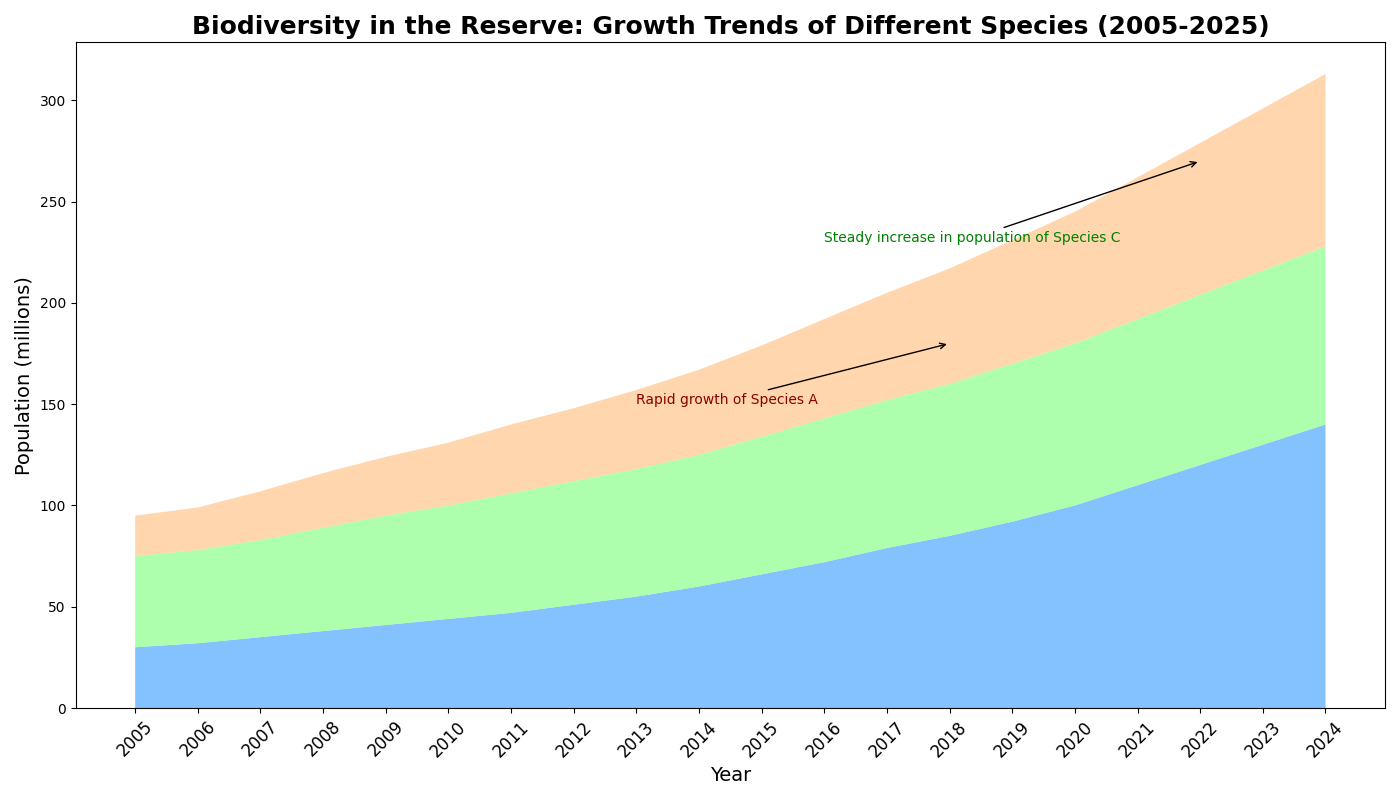

Source code (Python):
import matplotlib.pyplot as plt
import numpy as np

years = np.arange(2005, 2025)

species_a = np.array([30, 32, 35, 38, 41, 44, 47, 51, 55, 60, 66, 72, 79, 85, 92, 100, 110, 120, 130, 140])
species_b = np.array([45, 46, 48, 51, 54, 56, 59, 61, 63, 65, 68, 71, 73, 75, 78, 80, 82, 84, 86, 88])
species_c = np.array([20, 21, 24, 27, 29, 31, 34, 36, 39, 42, 45, 49, 53, 57, 61, 65, 70, 75, 80, 85])

population_data = np.vstack([species_a, species_b, species_c])

fig, ax1 = plt.subplots(figsize=(14, 8))

# Here, the colors have been shuffled manually from their original order
ax1.stackplot(years, population_data, colors=['#66b3ff', '#99ff99', '#ffcc99'], alpha=0.8)

ax1.set_title('Biodiversity in the Reserve: Growth Trends of Different Species (2005-2025)', fontsize=18, fontweight='bold')
ax1.set_xlabel('Year', fontsize=14)
ax1.set_ylabel('Population (millions)', fontsize=14)

ax1.set_xticks(years)
ax1.set_xticklabels(years, rotation=45, fontsize=12)

ax1.annotate('Rapid growth of Species A', xy=(2018, 180), xytext=(2013, 150),
             arrowprops=dict(facecolor='black', arrowstyle='->'), fontsize=10, color='darkred')

ax1.annotate('Steady increase in population of Species C', xy=(2022, 270), xytext=(2016, 230),
             arrowprops=dict(facecolor='black', arrowstyle='->'), fontsize=10, color='green')

plt.tight_layout()

plt.show()
